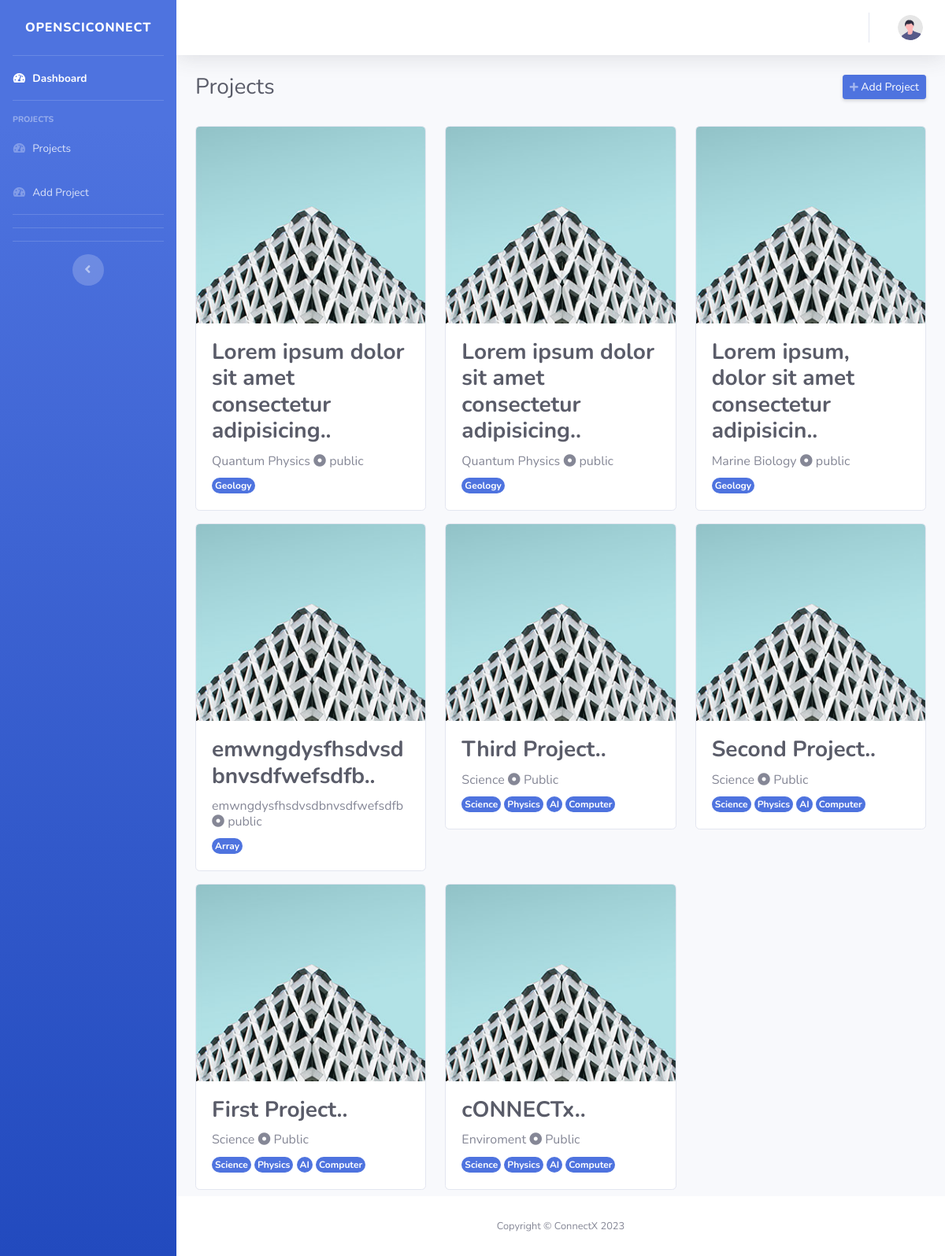
The app's page /app/projects (signed in) with its own data.
### tables this page shows
CREATE TABLE `projects` (
  `projectId` int(11) NOT NULL,
  `userId` int(11) DEFAULT NULL,
  `title` varchar(250) DEFAULT NULL,
  `category` varchar(250) DEFAULT NULL,
  `visibility` varchar(250) DEFAULT NULL,
  `tags` varchar(250) DEFAULT NULL,
  `license` varchar(250) DEFAULT NULL,
  `description` mediumtext DEFAULT NULL,
  `link` varchar(250) DEFAULT NULL,
  `fundingType` varchar(250) DEFAULT NULL,
  `fundingSource` varchar(250) DEFAULT NULL,
  `fundingAmount` int(250) DEFAULT NULL,
  `fundingDescription` mediumtext DEFAULT NULL,
  `requirements` mediumtext DEFAULT NULL,
  `status` int(11) DEFAULT NULL,
  `createdAt` timestamp NOT NULL DEFAULT current_timestamp(),
  `updatedAt` timestamp NULL DEFAULT NULL ON UPDATE current_timestamp()
);

### config.php (called while the page is built, shortened)
<?php
spl_autoload_register(function ($className) {
    $filePath = __DIR__ . '/classes/' . $className . '.php';
});
try {
    $database = new Database(DB_HOST, DB_NAME, DB_USER, DB_PASSWORD);
} catch (Exception $e) {
    die("Database connection failed: " . $e->getMessage());
}

### classes/Database.php (called while the page is built, shortened)
<?php
class Database {
  private $host;
  private $dbName;
  private $username;
  private $password;
  public function __construct($host, $dbName, $username, $password) {
    $this->host = $host;
    $this->dbName = $dbName;
    $this->username = $username;
    $this->password = $password;
  }
  public function connect() {
    try {
      $this->connection = new PDO("mysql:host=$this->host;dbname=$this->dbName", $this->username, $this->password);
      $this->connection->setAttribute(PDO::ATTR_ERRMODE, PDO::ERRMODE_EXCEPTION);
      return $this->connection;
    } catch (PDOException $e) {
      die("Database connection failed: " . $e->getMessage());
    }
  }
}
?>

### classes/Project.php (called while the page is built, shortened)
<?php
include_once '../config.php';
class Project
{
    private $db;
    public function __construct()
    {
        global $database;
        $this->db = $database->connect();
    }
    public function getProjects()
    {
        $status = 1;
        $query = "SELECT * FROM projects WHERE status = :status ORDER BY projectId DESC";
        $stmt = $this->db->prepare($query);
        $stmt->bindParam(':status', $status);
        $stmt->execute();
        $operators = $stmt->fetchAll(PDO::FETCH_ASSOC);
        return $operators;
    }
}
$action = !isset($_GET['f']) ? 'none' : strtolower($_GET['f']);

### app/projects.php (the view, shortened to what this page needs)
<?php
require_once "../config.php";
if (!isset($_SESSION['nasa_user_id'])) {
    header('Location:' . WEBSITE_URL . "auth");
    exit;
}else{
    $Project = new Project();
    $projects = $Project->getProjects();
  }
?>
<!DOCTYPE html>
<html lang="en">
<head>
    <link href="../assets/vendor/fontawesome-free/css/all.min.css" rel="stylesheet" type="text/css">
    <link href="../assets/css/sb-admin-2.min.css" rel="stylesheet">
</head>
<body id="page-top">
    <div id="wrapper">
        <?php include "sidebar.php";?>
        <div id="content-wrapper" class="d-flex flex-column">
            <div id="content">
                <?php include 'topbar.php';?>
                <div class="container-fluid">
                    <div class="d-sm-flex align-items-center justify-content-between mb-4">
                        <h1 class="h3 mb-0 text-gray-800">Projects</h1>
                        <a href="project-add" class="d-none d-sm-inline-block btn btn-sm btn-primary shadow-sm"><i
                                class="fas fa-plus fa-sm text-white-50"></i> Add Project</a>
                    </div>
                    <div class="row">
                        <?php
                            foreach ($projects as $project) { ?>
                            <div class="col-md-4">
                                <div class="card my-2">
                                    <img src="../assets/img/1.jpg" class="card-img-top" alt="Image 1" height="250"/>
                                    <a href="project-view?project=<?= $project['projectId']?>" style="text-decoration: none;" class="card-body">
                                        <h3 class="card-title text-dark font-weight-bold"><?= substr($project['title'],0,50)?>..</h4>
                                        <h6 class="text-muted mt-0"><?= $project['category']?> <i class="fa fa-dot-circle"></i> <?= $project['visibility']?></h6>
                                        <p class="card-text">
                                            <?php
                                                foreach (explode(',', $project['tags']) as $skill) {
                                                    echo '
                                                    <span class="badge badge-primary badge-pill p-1">'.$skill .'</span>';
                                                }
                                            ?>
                                        </p>
                                    </a>
                                </div>
                            </div>
                        <?php } ?>
                    </div>
                </div>
            </div>
            <footer class="sticky-footer bg-white">
                <div class="container my-auto">
                    <div class="copyright text-center my-auto">
                        <span>Copyright &copy; ConnectX <?= date('Y')?></span>
                    </div>
                </div>
            </footer>
        </div>
    </div>
</body>
</html>

### records on screen
projects: title "Lorem ipsum dolor sit amet consectetur adipisicing", category "Quantum Physics", visibility "public", tags "Geology"
projects: title "Lorem ipsum dolor sit amet consectetur adipisicing", category "Quantum Physics", visibility "public", tags "Geology"
projects: title "Lorem ipsum, dolor sit amet consectetur adipisicin", category "Marine Biology", visibility "public", tags "Geology"
projects: title "emwngdysfhsdvsdbnvsdfwefsdfb", category "emwngdysfhsdvsdbnvsdfwefsdfb", visibility "public", tags "Array"
projects: title "Third Project", category "Science", visibility "Public", tags "Science", tags "Physics", tags "AI", tags "Computer"
projects: title "Second Project", category "Science", visibility "Public", tags "Science", tags "Physics", tags "AI", tags "Computer"
projects: title "First Project", category "Science", visibility "Public", tags "Science", tags "Physics", tags "AI", tags "Computer"
projects: title "cONNECTx", category "Enviroment", visibility "Public", tags "Science", tags "Physics", tags "AI", tags "Computer"

### other values on screen
WEBSITE_NAME "OPENSCICONNECT"
